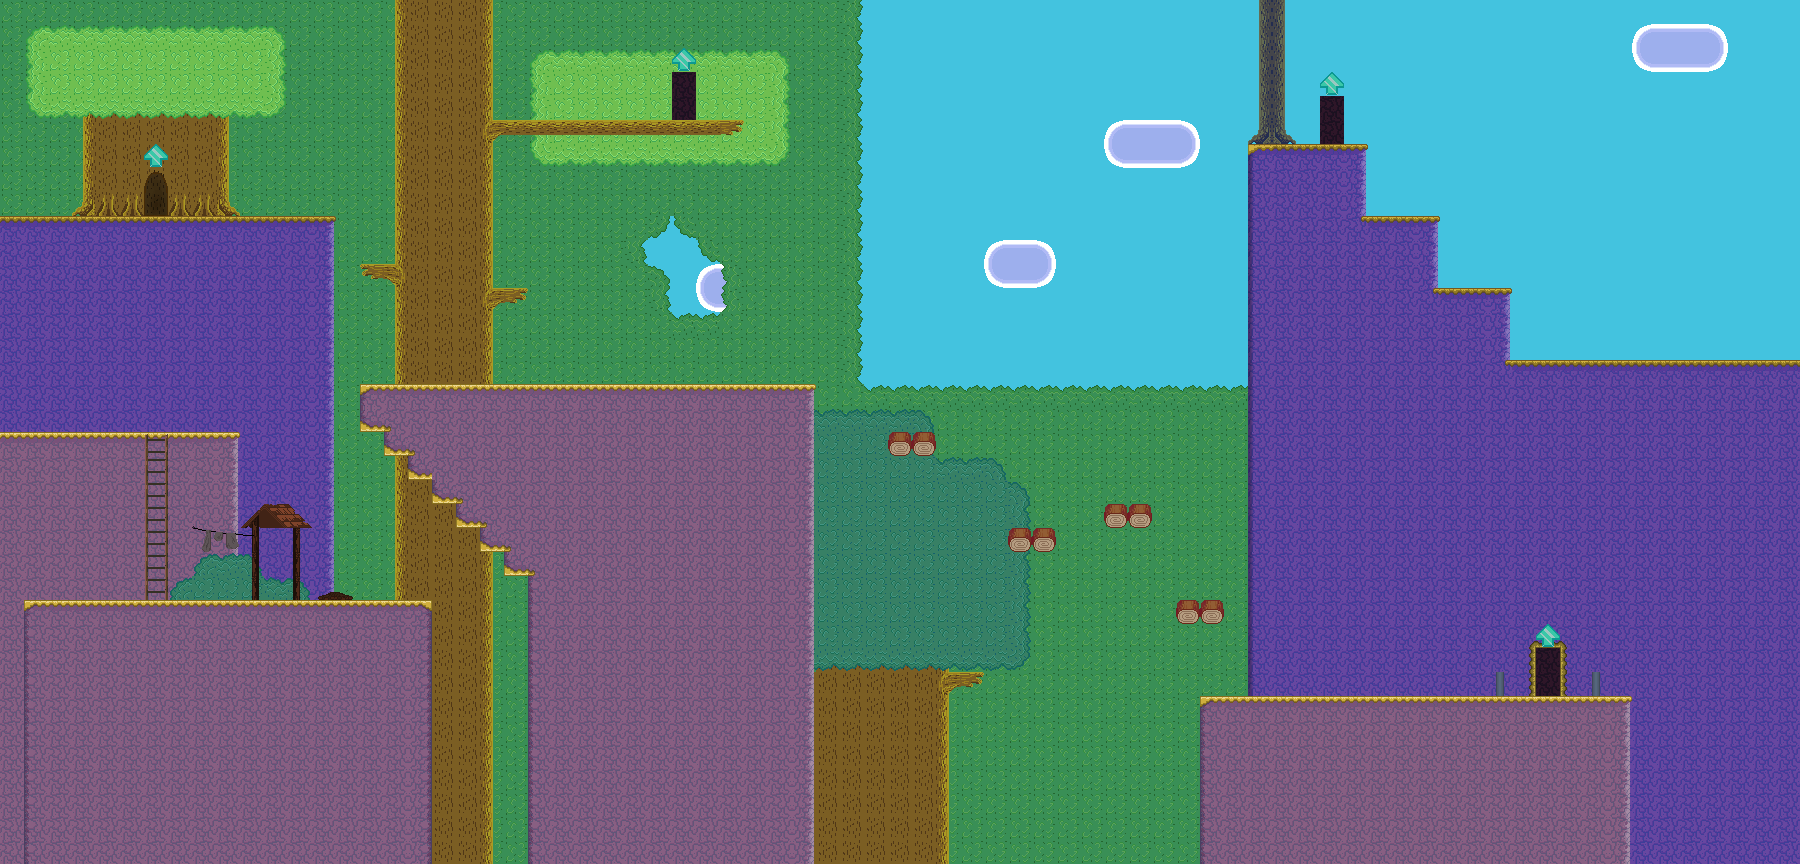

A level layout from a 2D game, rendered from its tile map. Below: a short description, then the map file with tile-grid data replaced by summaries:
An orthogonal 75x36 tile map with 24x24 px tiles, 7 tile layers (sky, clouds, background, leaves, ...) and 68 objects (12x enemy, 8x door, 7x material, 5x sprite, 2x breakable_block, ...).

<map version="1.0" orientation="orthogonal" width="75" height="36" tilewidth="24" tileheight="24">
 <properties>
  <property name="offset" value="18" />
  <property name="overworldName" value="vforest_2" />
  <property name="soundtrack" value="forest" />
 </properties>
 <tileset firstgid="1" name="treeline" tilewidth="24" tileheight="24">
  <image source="../images/tilesets/treeline.png" width="288" height="816" />
 </tileset>
 <layer name="sky" width="75" height="36">
  <data>[2700 cells, 2700 non-empty, 1 distinct tile ids]</data>
 </layer>
 <layer name="clouds" width="75" height="36">
  <data>[2700 cells, 42 non-empty, 2 distinct tile ids]</data>
 </layer>
 <layer name="background" width="75" height="36">
  <data>[2700 cells, 2071 non-empty, 3 distinct tile ids]</data>
 </layer>
 <layer name="leaves" width="75" height="36">
  <data>[2700 cells, 104 non-empty, 9 distinct tile ids]</data>
 </layer>
 <layer name="ground" width="75" height="36">
  <data>[2700 cells, 1517 non-empty, 24 distinct tile ids]</data>
 </layer>
 <layer name="foreground" width="75" height="36">
  <data>[2700 cells, 174 non-empty, 20 distinct tile ids]</data>
 </layer>
 <layer name="Arrows" width="75" height="36">
  <data>[2700 cells, 24 non-empty, 12 distinct tile ids]</data>
 </layer>
 <objectgroup draworder="topdown" name="nodes" width="75" height="36">
  <properties>
   <property name="dbval" value="1450" />
  </properties>
  <object type="enemy" x="696" y="144" width="24" height="24">
   <properties>
    <property name="enemytype" value="bat" />
   </properties>
  </object>
  <object type="enemy" x="648" y="144" width="24" height="24">
   <properties>
    <property name="enemytype" value="bat" />
   </properties>
  </object>
  <object type="enemy" x="600" y="144" width="24" height="24">
   <properties>
    <property name="enemytype" value="bat" />
   </properties>
  </object>
  <object type="enemy" x="96" y="192" width="24" height="24">
   <properties>
    <property name="enemytype" value="acorn" />
   </properties>
  </object>
  <object name="stick" type="material" x="216" y="48" width="24" height="24" />
  <object name="leaf" type="material" x="96" y="48" width="24" height="24" />
  <object type="enemy" x="168" y="192" width="24" height="24">
   <properties>
    <property name="enemytype" value="acorn" />
   </properties>
  </object>
  <object type="enemy" x="240" y="192" width="24" height="24">
   <properties>
    <property name="enemytype" value="acorn" />
   </properties>
  </object>
  <object name="rock" type="material" x="96" y="408" width="24" height="24" />
  <object name="rock" type="material" x="192" y="408" width="24" height="24" />
  <object name="stick" type="material" x="624" y="72" width="24" height="24" />
  <object name="rock" type="material" x="720" y="360" width="24" height="24" />
  <object type="enemy" x="1344" y="672" width="24" height="24">
   <properties>
    <property name="enemytype" value="acorn" />
   </properties>
  </object>
  <object type="enemy" x="1416" y="672" width="24" height="24">
   <properties>
    <property name="enemytype" value="acorn" />
   </properties>
  </object>
  <object name="stick" type="material" x="384" y="336" width="24" height="24" />
  <object type="door" x="1753" y="48" width="48" height="312">
   <properties>
    <property name="instant" value="true" />
    <property name="level" value="village-forest-3" />
    <property name="sound" value="false" />
    <property name="to" value="main" />
   </properties>
  </object>
  <object name="next" type="door" x="1704" y="312" width="24" height="48" />
  <object name="village-forest-2" type="door" x="1536" y="648" width="24" height="48">
   <properties>
    <property name="level" value="village-forest-2" />
    <property name="to" value="main" />
   </properties>
  </object>
  <object name="main" type="door" x="48" y="384" width="24" height="48" />
  <object type="door" x="0" y="288" width="24" height="144">
   <properties>
    <property name="instant" value="true" />
    <property name="level" value="treeline" />
    <property name="to" value="next" />
   </properties>
  </object>
  <object type="breakable_block" x="1248" y="96" width="48" height="48">
   <properties>
    <property name="crack" value="false" />
    <property name="dying_animation" value="boulder-crumble.png" />
    <property name="hp" value="3" />
    <property name="sound" value="boulder-crumble" />
    <property name="sprite" value="boulder.png" />
   </properties>
  </object>
  <object type="breakable_block" x="1248" y="48" width="48" height="48">
   <properties>
    <property name="crack" value="false" />
    <property name="dying_animation" value="boulder-crumble.png" />
    <property name="hp" value="3" />
    <property name="sound" value="boulder-crumble" />
    <property name="sprite" value="boulder.png" />
   </properties>
  </object>
  <object name="village-labyrinth" type="door" x="144" y="168" width="24" height="48">
   <properties>
    <property name="level" value="village-labyrinth" />
    <property name="to" value="main" />
   </properties>
  </object>
  <object type="sprite" x="1488" y="648" width="24" height="24">
   <properties>
    <property name="animation" value="1-3,1" />
    <property name="height" value="24" />
    <property name="sheet" value="images/sprites/castle/flame.png" />
    <property name="width" value="24" />
   </properties>
  </object>
  <object type="sprite" x="1584" y="648" width="24" height="24">
   <properties>
    <property name="animation" value="1-3,1" />
    <property name="height" value="24" />
    <property name="sheet" value="images/sprites/castle/flame.png" />
    <property name="width" value="24" />
   </properties>
  </object>
  <object name="secret" type="door" x="672" y="72" width="24" height="48">
   <properties>
    <property name="level" value="village-treeline" />
    <property name="to" value="main" />
   </properties>
  </object>
  <object type="enemy" x="600" y="360" width="24" height="24">
   <properties>
    <property name="enemytype" value="squirrel" />
   </properties>
  </object>
  <object type="enemy" x="1272" y="672" width="24" height="24">
   <properties>
    <property name="enemytype" value="squirrel" />
   </properties>
  </object>
  <object type="enemy" x="696" y="360" width="24" height="24">
   <properties>
    <property name="enemytype" value="squirrel" />
   </properties>
  </object>
  <object type="enemy" x="480" y="360" width="24" height="24">
   <properties>
    <property name="enemytype" value="squirrel" />
   </properties>
  </object>
  <object name="for4" type="door" x="1320" y="96" width="24" height="48" />
  <object type="climbable" x="144" y="432" width="24" height="168" />
  <object type="sprite" x="325" y="569" width="24" height="24">
   <properties>
    <property name="animation" value="1-3,1" />
    <property name="height" value="24" />
    <property name="sheet" value="images/sprites/castle/flame.png" />
    <property name="width" value="24" />
   </properties>
  </object>
  <object name="tilda" type="npc" x="240" y="552" width="48" height="48" />
  <object type="sprite" x="327" y="566" width="24" height="24">
   <properties>
    <property name="animation" value="1-3,1" />
    <property name="height" value="24" />
    <property name="sheet" value="images/sprites/castle/flame.png" />
    <property name="width" value="24" />
   </properties>
  </object>
  </objectgroup>
 <objectgroup color="#11a41b" draworder="topdown" name="platform" width="75" height="36">
  <!-- 10 objects omitted --></objectgroup>
 <objectgroup color="#a40400" draworder="topdown" name="block" width="75" height="36">
  <!-- 20 objects omitted --></objectgroup>
 <objectgroup color="#a48d21" draworder="topdown" name="movement" width="75" height="36" />
</map>
<!-- 33 of 68 objects omitted -->
